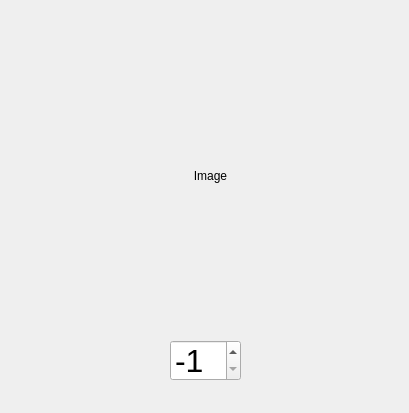
<?xml version="1.0" encoding="UTF-8"?>
<ui version="4.0">
 <class>BitPlaneForm</class>
 <widget class="QWidget" name="BitPlaneForm">
  <property name="geometry">
   <rect>
    <x>0</x>
    <y>0</y>
    <width>409</width>
    <height>413</height>
   </rect>
  </property>
  <property name="windowTitle">
   <string>Form</string>
  </property>
  <widget class="QSpinBox" name="spinBox">
   <property name="geometry">
    <rect>
     <x>170</x>
     <y>340</y>
     <width>71</width>
     <height>41</height>
    </rect>
   </property>
   <property name="font">
    <font>
     <pointsize>24</pointsize>
    </font>
   </property>
   <property name="minimum">
    <number>-1</number>
   </property>
   <property name="maximum">
    <number>7</number>
   </property>
   <property name="value">
    <number>-1</number>
   </property>
  </widget>
  <widget class="QLabel" name="ImageBox">
   <property name="geometry">
    <rect>
     <x>60</x>
     <y>30</y>
     <width>301</width>
     <height>291</height>
    </rect>
   </property>
   <property name="text">
    <string>Image</string>
   </property>
   <property name="alignment">
    <set>Qt::AlignmentFlag::AlignCenter</set>
   </property>
  </widget>
 </widget>
 <resources/>
 <connections/>
</ui>
